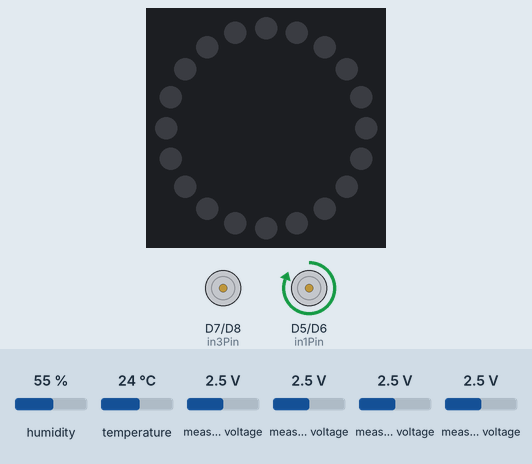
This sketch was run on a simulated ESP8266 (NodeMCU). Shown: 20 RGB LEDs in a ring, first at the top, clockwise, motor-driver pin pairs drawn as motors (green arrow = first pin HIGH = forward, orange = second pin HIGH = backward, longer = more drive). The inputs (shaded band) are chosen by the test bench; at power-on: measured voltage 2.5 V, humidity 55 %, temperature 24 °C. WiFi joins after 1.5 s; servers stay silent unless stated; network time is answered at once with the bench clock; uploads are accepted with an empty reply; the local clock reads 2024-03-15 10:24:30 at power-on unless the sketch sets it; what the sketch prints to the serial monitor is not drawn.

Above: at 2.7 s.
2.8 s: measured voltage (sensor 202) set to 2.2 V
5.0 s: measured voltage (sensor 202) set to 1.9 V
At 8.3 s:
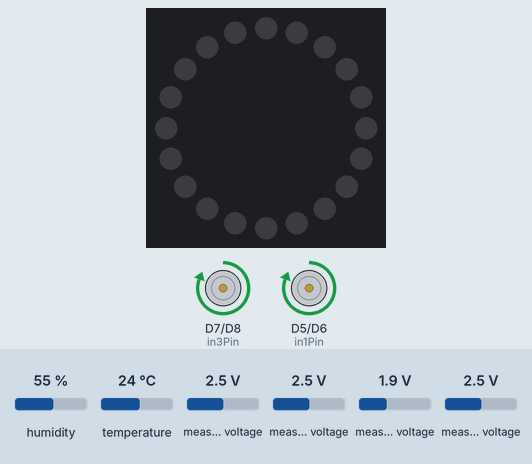
8.6 s: measured voltage (sensor 202) set to 2.5 V
At 11.7 s:
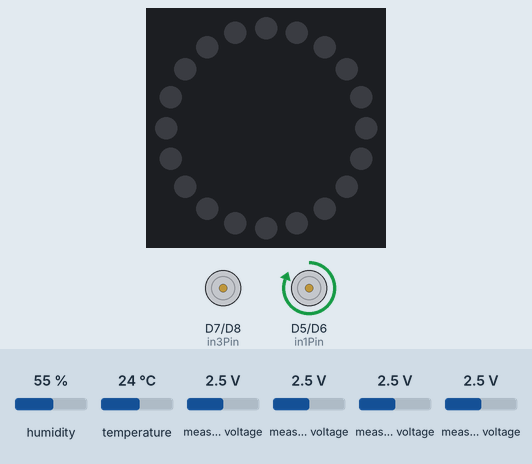
12.0 s: measured voltage (sensor 202) set to 0.1 V
At 15.2 s:
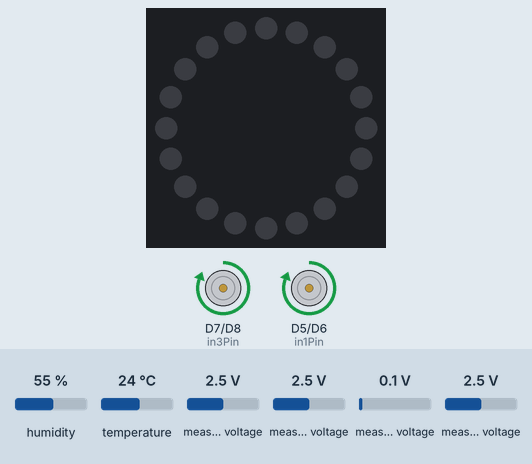
Timing chart, 0 to 16.3 s (numbered marks = the images above; inputs shaded):
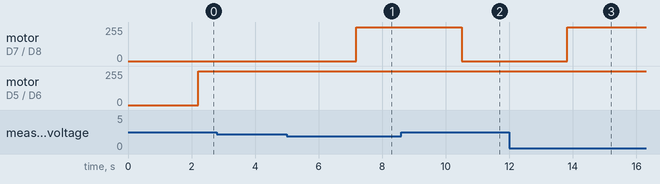

The sketch:

SFHFarm_V2.ino
```cpp
#include <NTPClient.h>//와이파이 실시간
#include <WiFiUdp.h>//와이파이 실시간
#include <WiFiManager.h>//와이파이 매니저
#include <ESP8266WiFi.h>
#include <ESP8266HTTPClient.h>
#include <WiFiClient.h>
#include <ESP8266WiFiMulti.h>
#include <Arduino_JSON.h>//JSON 라이브러리
#include <DHT.h>//온습도 센서
#include <Wire.h>
#include <Adafruit_ADS1X15.h>//확장보드
#include <Adafruit_NeoPixel.h>//네오픽셀 라이브러리
#define LED_PIN D3     //네오픽셀에 신호를 줄 핀번호
#define LED_COUNT 20  //아두이노에 연결된 네오픽셀의 개수
Adafruit_NeoPixel strip(LED_COUNT, LED_PIN, NEO_GRB + NEO_KHZ800);
//와이파이매니저
WiFiManager wifiManager;
//와이파이 실시간
WiFiUDP ntpUDP;
NTPClient timeClient(ntpUDP, "pool.ntp.org", 3600 * 9, 60000);
String realtime;
//확장보드
Adafruit_ADS1115 ads;  // ADS1115 객체를 생성합니다.
//온습도 센서
#define DHTTYPE DHT11
#define DHTPIN  D4
#define RETRY_LIMIT  20
DHT dht(DHTPIN, DHTTYPE);
//초음파 센서
#define in1Pin D5
#define in2Pin D6
#define in3Pin D7
#define in4Pin D8
//Your Domain name with URL path or IP address with path
String serverNameSend = "http://211.255.23.65/resfh/SFHIO.php?mod=input&tb=data";
String serverNameRequest1 = "http://211.255.23.65/resfh/SFHIO.php?mod=output&tb=io&app_loca=farm";
String parsing1 = "";
String serverNameRequest2 = "http://211.255.23.65/resfh/SFHIO.php?mod=output&tb=setup&app_loca=farm";
String parsing2 = "";

// the following variables are unsigned longs because the time, measured in
// milliseconds, will quickly become a bigger number than can be stored in an int.
unsigned long lastTime = 0;
// Timer set to 10 minutes (600000)
//unsigned long timerDelay = 600000;
// Set timer to 5 seconds (5000)
unsigned long timerDelay = 1000;

String sensorReadings;
float YNReadingsArr[5];
float SETReadingsArr[5];

void setup() {
  ads.setGain(GAIN_ONE); // ADS1115를 초기화합니다.
  ads.begin();  // ADS1115를 초기화합니다.

  dht.begin();

  strip.begin();           // INITIALIZE NeoPixel strip object (REQUIRED)
  strip.show();            // 네오픽셀에 빛을 출력하기 위한 것인데 여기서는 모든 네오픽셀을 OFF하기 위해서 사용한다.
  strip.setBrightness(50); // 네오픽셀의 밝기 설정(최대 255까지 가능)

  // 출력 설정
  pinMode(in1Pin, OUTPUT);
  pinMode(in2Pin, OUTPUT);
  pinMode(in3Pin, OUTPUT);
  pinMode(in4Pin, OUTPUT);

  timeClient.begin();//NTPClient
  Serial.begin(115200);

  wifiManager.autoConnect("ESP8266_AP");//WiFiManager
  Serial.println("Connected to Wi-Fi");
  Serial.println("IP address: ");
  Serial.println(WiFi.localIP());
  // put your setup code here, to run once:
}

void loop() {
  int adc0, adc1, adc2, adc3;

  adc0 = ads.readADC_SingleEnded(0);  // A0 핀에서 ADC 값을 읽습니다.
  adc1 = ads.readADC_SingleEnded(1);  // A1 핀에서 ADC 값을 읽습니다.
  adc2 = ads.readADC_SingleEnded(2);  // A2 핀에서 ADC 값을 읽습니다.
  adc3 = ads.readADC_SingleEnded(3);  // A3 핀에서 ADC 값을 읽습니다.

  // ADC 값을 0에서 1024 사이의 값으로 변환합니다.
  adc0 = map(adc0, 0, 32767, 0, 1024);
  adc1 = map(adc1, 0, 32767, 0, 1024);
  adc2 = map(adc2, 0, 32767, 0, 1024);
  adc3 = map(adc3, 0, 32767, 0, 1024);

  // Send an HTTP POST request depending on timerDelay
  if ((millis() - lastTime) > timerDelay) {
    //Check WiFi connection status
    if (WiFi.status() == WL_CONNECTED) {
      String POSTJson = "{}";
      //온습도 측정
      int rtl = RETRY_LIMIT;
      float humi =  dht.readHumidity();// Read Humidity from DHT11 sensor
      float temp = dht.readTemperature(); // Read Temperature from DHT11 sensor
      while (isnan(temp) || isnan(humi)) {
        Serial.println("Check sensor again - " + rtl);
        humi =  dht.readHumidity();
        temp = dht.readTemperature();
        delay(100);
      }
      //수위 측정
      int Water = adc0;
      //가스 측정
      int Gas = adc1;
      //토양 측정
      int Soil = adc2;
      //실시간
      int Hour = 0;
      int dump[5];
      timeClient.update();
      realtime = timeClient.getFormattedDate();
      const char* datatime = realtime.c_str();
      sscanf(datatime, "%d-%d-%d %d:%d:%d", &dump[0],&dump[1] ,&dump[2] ,&Hour ,&dump[3] , &dump[4]);
      String Seting[] = {"testfarm", "farm", "arduino", "Y"};
      /*POSTJson = "{\"app_code\":\"" + Seting[0] +
                 "\",\"app_loca\":\"" + Seting[1] +
                 "\",\"app_nm\":\"" + Seting[2] +
                 "\",\"temp\":\"" + String(temp) +
                 "\",\"humi\":\"" + String(humi) +
                 "\",\"soil\":\"" + String(Soil) +
                 "\",\"water\":\"" + String(Water) +
                 "\",\"gas\":\"" + String(Gas) +
                 "\",\"yn\":\"" + Seting[3] +
                 "\",\"realtime\":\"" + realtime + "\"}";*/
      JSONVar SendObject;
      SendObject["app_code"] = Seting[0]; SendObject["app_loca"] = Seting[1];
      SendObject["app_nm"] = Seting[2]; SendObject["temp"] = String(temp);
      SendObject["humi"] = String(humi); SendObject["soil"] = String(Soil);
      SendObject["water"] = String(Water); SendObject["gas"] = String(Gas);
      SendObject["yn"] = Seting[3]; SendObject["realtime"] = realtime;
      Serial.println(SendObject);
      POSTJson = JSON.stringify(SendObject);;
      Serial.print(" 습도 ");
      Serial.print(humi);
      Serial.print(" 온도 ");
      Serial.print(temp);
      Serial.print(" 가스 ");
      Serial.print(Gas);
      Serial.print(" 토양 ");
      Serial.print(Soil);
      Serial.print(" 수위 ");
      Serial.println(Water);
      httpPOSTSendJson(serverNameSend, POSTJson );


      sensorReadings = httpGETRequest(serverNameRequest1);
      while (sensorReadings == "{}") {
        sensorReadings = httpGETRequest(serverNameRequest1);
        Serial.println(sensorReadings);
      }
      Serial.println(sensorReadings);

      if (parsing1 != sensorReadings) {
        parsing1 = sensorReadings;
        parseJSON(sensorReadings, YNReadingsArr);
      }

      sensorReadings = httpGETRequest(serverNameRequest2);
      while (sensorReadings == "{}") {
        sensorReadings = httpGETRequest(serverNameRequest2);
        Serial.println(sensorReadings);
      }
      Serial.println(sensorReadings);

      if (parsing2 != sensorReadings) {
        parsing2 = sensorReadings;
        parseJSON(sensorReadings, SETReadingsArr);
      }
      float Soilseting = 50.0;
      float tempseting = SETReadingsArr[0];
      float humiseting = SETReadingsArr[1];
      int timestart = int(SETReadingsArr[2]);
      int timeend = int(SETReadingsArr[3]);
      int LedYN = int(YNReadingsArr[0]);
      int PanYN = int(YNReadingsArr[1]);
      int PumpYN = int(YNReadingsArr[2]);
      String resLED = LEDfarm(Hour, timestart, timeend, LedYN);
      String resPUMP = PUMPfarm(Soil, Soilseting, PumpYN);
      String resFAN = PANfarm(humi, humiseting, temp, tempseting, PanYN);
      //팬
      if (resFAN == "Y") {
        digitalWrite(in1Pin, HIGH);
        digitalWrite(in2Pin, LOW);
      } else {
        digitalWrite(in1Pin, LOW);
        digitalWrite(in2Pin, LOW);
      }
      //펌프
      if (resPUMP == "Y") {
        digitalWrite(in3Pin, HIGH);
        digitalWrite(in4Pin, LOW);
      } else {
        digitalWrite(in3Pin, LOW);
        digitalWrite(in4Pin, LOW);
      }
      //
      if (resLED == "Y") {
        for (int i = 0; i < 60; i++)
        {
          strip.setPixelColor(i, strip.Color(255,   75,  0)); // Red
          strip.show();
        }
      } else {
        strip.clear();
        strip.show();
      }
    }
  }
  delay(1000);
  // put your main code here, to run repeatedly:


}
```

HTTP.ino
```cpp
String httpPOSTSendJson(String serverName, String Json) {
  WiFiClient client;
  HTTPClient http;

  // Your Domain name with URL path or IP address with path
  http.begin(client, serverName);

  // If you need an HTTP request with a content type: application/json, use the following:
  http.addHeader("Content-Type", "application/json");
  int httpResponseCode = http.POST(Json);

  String payload = "";

  Serial.print("HTTP Response code: ");
  Serial.println(httpResponseCode);
  payload = http.getString();
  Serial.println(payload);

  // Free resources
  http.end();

  return payload;
}

String httpGETRequest(String serverName) {
  WiFiClient client;
  HTTPClient http;

  // Your IP address with path or Domain name with URL path
  http.begin(client, serverName);

  // If you need Node-RED/server authentication, insert user and password below
  //http.setAuthorization("REPLACE_WITH_SERVER_USERNAME", "REPLACE_WITH_SERVER_PASSWORD");

  // Send HTTP POST request
  int httpResponseCode = http.GET();

  String payload = "{}";

  if (httpResponseCode > 0) {
    Serial.print("HTTP Response code: ");
    Serial.println(httpResponseCode);
    payload = http.getString();
  }
  else {
    Serial.print("Error code: ");
    Serial.println(httpResponseCode);
  }
  // Free resources
  http.end();

  return payload;
}

void parseJSON(String Readings, float ReadingsArr[]) {
  JSONVar myObject = JSON.parse(Readings);
  if (JSON.typeof(myObject) == "undefined") {
    Serial.println("Parsing input failed!");
    return;
  }
  for (int i = 0; i < 5; i++) {
    String key = "value" + String(i + 1);
    JSONVar value = myObject[key];
    ReadingsArr[i] = double(value);
  }
}
```

WHERE.ino
```cpp
String LEDfarm(int t,int Start,int End,int LEDYN) {
  Serial.println(t);
  String result;
  if ((t > Start && t < End) || LEDYN == 1 ) {
    result = "Y";
  } else {
    result = "N";
  }
  return result;
}
String PANfarm(float h, float hs, float t, float ts, int PANYN) {
  String result;
  if (h > hs + 2 || t > ts + 5 || PANYN == 1) {
    result = "Y";
  } else {
    result = "N";
  }
  return result;
}
String PUMPfarm(int h, float hs, int PUMPYN) {
  String result;
  if (h < hs*10 + 2 || PUMPYN == 1) {
    result = "Y";
  } else {
    result = "N";
  }
  return result;
}
```

Measured:
- the behaviour switches between 2.1 and 2 V on measured voltage (sensor 202) (found by bisection; images 0 and 1)
- after the input at 2.8 s, every drawn part: stays the same
- after the input at 5.0 s, motor on D7 (in3Pin) / D8 (in4Pin): stopped → forward 255/255 after 2.2 s
- after the input at 8.6 s, motor on D7 (in3Pin) / D8 (in4Pin): forward 255/255 → stopped after 1.9 s
- after the input at 12.0 s, motor on D7 (in3Pin) / D8 (in4Pin): stopped → forward 255/255 after 1.8 s
